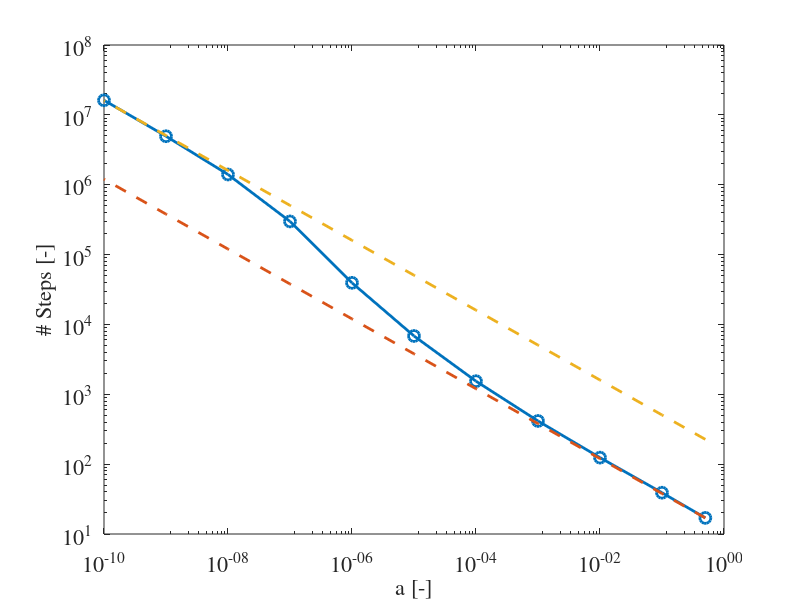

The MATLAB script that drew this image:
%acc = [1e-7, 1e-6, 1e-5, 1e-4, 1e-3, 1e-2, 1e-1];
%steps = [443795,62018, 11684, 2983,963,765,768];

%acc = [1e-8, 1e-7, 1e-6, 1e-5, 1e-4, 1e-3, 1e-2, 1e-1];
%steps = [1053356, 324998, 98171, 25888, 4926, 1078, 650, 640];

%acc = [1e-7, 1e-6, 1e-5, 1e-4, 1e-3, 1e-2, 1e-1];
%steps= [323892, 97955, 25834, 4889, 1055, 650, 640];


%ks/k = 1000
acc = [1e-9, 1e-8, 1e-7, 1e-6, 1e-5, 1e-4, 1e-3, 1e-2, 1e-1, 5e-1];
steps= [5749414, 1755107, 497174, 103793, 15982, 3283, 855, 232, 66, 23];


%acc = [5e-1, 1e-1, 1e-2, 1e-3, 1e-4, 1e-5, 1e-6, 1e-7 1e-8];
%steps = [31 92 461 2709 20355 163103 700783 2417762 7918543];

% ks/k = 100000
%acc = [1e-1, 1e-2, 1e-3, 1e-4, 1e-5, 1e-6, 1e-7, 1e-8, 1e-9];
%steps = [65 219 743 2437 8383 33097 164675 1100864 9216314];


acc = [5e-1, 1e-1, 1e-2, 1e-3, 1e-4, 1e-5, 1e-6, 1e-7 1e-8 1e-9 1e-10];
steps = [17 39 124 415 1540 6833 39404 298255 1400363 4945015 16181638];

h = loglog (acc, steps, '-o', acc, 1./sqrt(acc)*12, '--', acc, 1./sqrt(acc)*160, '--');

set(h, 'linewidth', 2, 'MarkerSize', 8)
axis([1e-10 1 10 1e8]);
xticks(10.^(-10:2:0))
yticks(10.^(1:1:8))
set(gca, 'Fontname', 'Times', 'fontsize', 16)
xlabel('a [-]', 'Fontname', 'Times', 'fontsize', 16)
ylabel('# Steps [-]', 'Fontname', 'Times', 'fontsize', 16)
%legend('h_{band} = 0', 'h_{band} = 10^{-6}', 'h_{band} = 10^{-5}', '2^{nd} order ref.')
%title('vs = 1e-4 m/s', 'Fontname', 'Times', 'fontsize', 16)